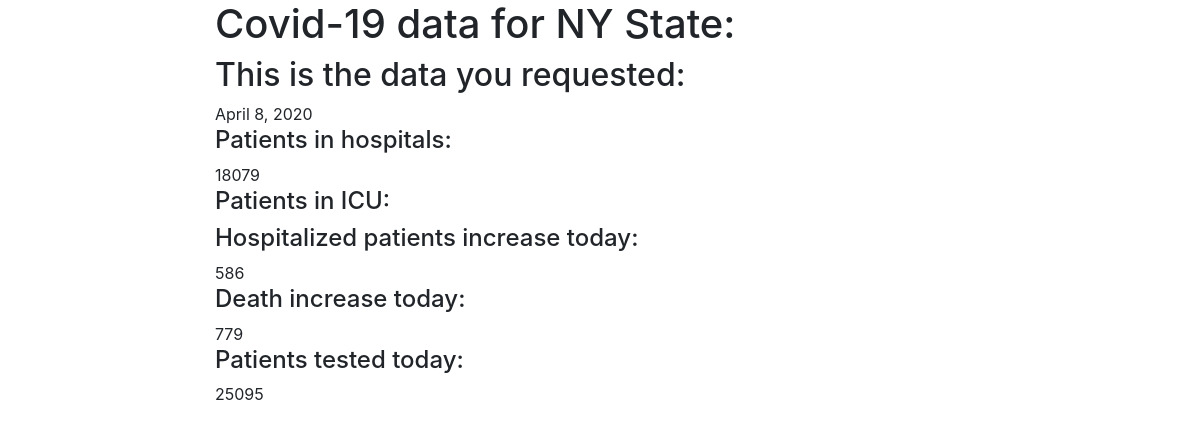
The app's page /covidapp/9/ with its own data.
### covidapp/models.py (models this page shows, shortened)
class Hospital(models.Model):
    date_time 			=    	models.DateField()
    hospital_currently 	= 		models.IntegerField(null=True)
    icucurrently		= 		models.IntegerField(null=True)
    hospital_increase 	= 		models.IntegerField(null=True)
    dead_daily			= 		models.IntegerField(null=True)
    tested_today		=		models.IntegerField(null=True)

### covidapp/views.py (the view)
# urls.py: path('<int:id>/', views.hospital_detail_view, name='hospital-detail'),
def hospital_detail_view(request, id):
	obj = Hospital.objects.get(id=id)
	context = {
		"object": obj
	}
	return render(request, "covidapp/hospital_detail.html", context)

### covidapp/templates/covidapp/hospital_detail.html (shortened to what this page needs)
{% extends 'base.html' %}
{% load bootstrap4 %}
{% block content %}
<h1>{% block header %}Covid-19 data for NY State: </h1>{% endblock %}
<h2>{% block title %}This is the data you requested: </h2>{{ object.date_time }}{% endblock %}
<h4>Patients in hospitals: </h4> {{ object.hospital_currently }}
<h4>Patients in ICU: </h4>{{ object.ICU_currently }}
<h4>Hospitalized patients increase today: </h4>{{ object.hospital_increase }}
<h4>Death increase today: </h4>{{ object.dead_daily }}
<h4>Patients tested today: </h4>{{ object.tested_today }}
{% endblock %}

### records on screen
Hospital: date_time "April 8, 2020", hospital_currently "18079", hospital_increase "586", dead_daily "779", tested_today "25095"
